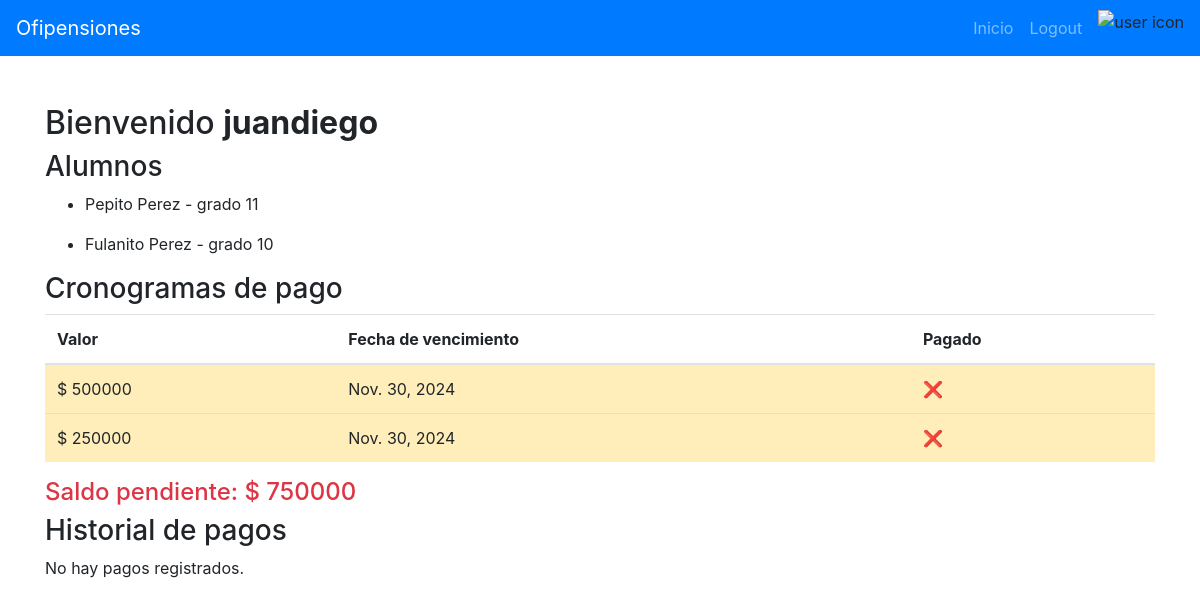
The page /account-balance/ (signed in) on the database as committed earlier.
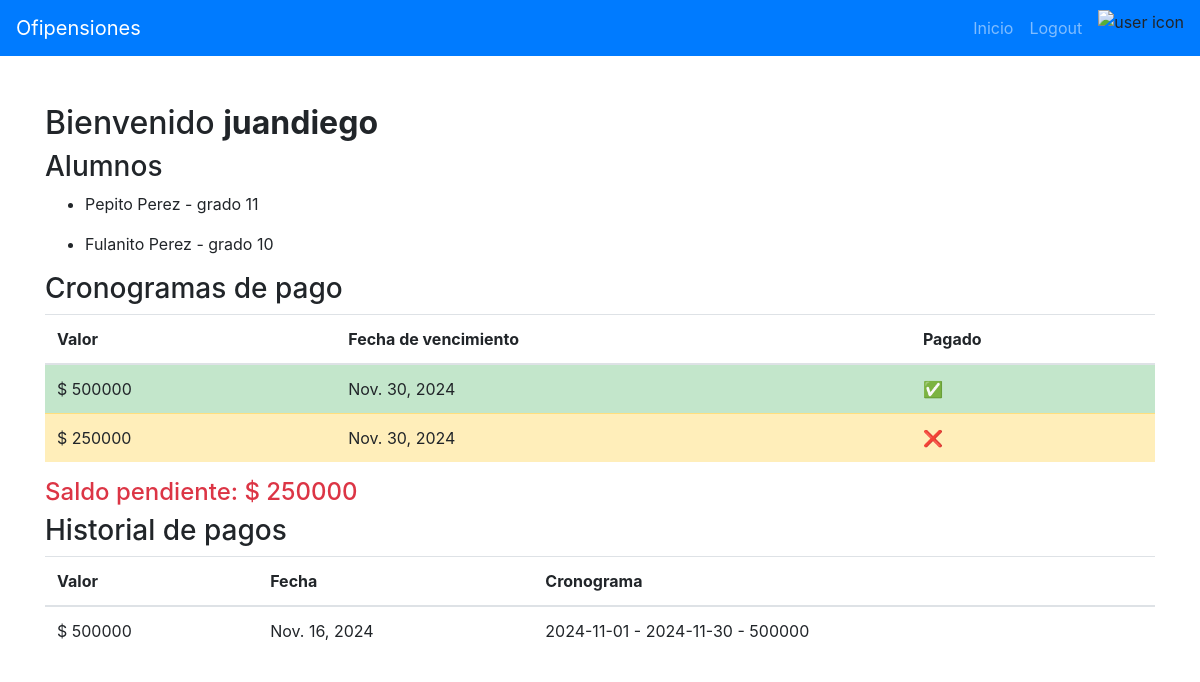
The same page on the database as committed later.
### account_manager/models.py (models this page shows, shortened)
class Estudiante(models.Model):
  estudiante_id = models.AutoField(primary_key=True)
  nombre = models.CharField(max_length=100)
  apellido = models.CharField(max_length=100)
  curso = models.ForeignKey(Curso, on_delete=models.CASCADE)
  padre = models.ForeignKey('User', related_name='padre', on_delete=models.DO_NOTHING)

class Curso(models.Model):
  curso_id = models.AutoField(primary_key=True)
  jornada = models.CharField(choices=[('M', 'Mañana'), ('T', 'Tarde'), ('N', 'Noche')], max_length=1)
  anio = models.IntegerField(default=datetime.now().year)
  grado = models.IntegerField()
  grupo = models.CharField(max_length=1, default='A')
  description = models.CharField(max_length=100)
  cronograma = models.ForeignKey(Cronograma, on_delete=models.CASCADE)

class Cronograma(models.Model):
  cronograma_id = models.AutoField(primary_key=True)
  mes = models.DateField(default=get_first_day_of_current_month)
  valor = models.DecimalField(max_digits=10, decimal_places=0)
  fecha_vencimiento = models.DateField(default=datetime.now)
  def __str__(self):
    return f'{self.mes} - {self.fecha_vencimiento} - {self.valor}'

class PagoCronograma(models.Model):
  id = models.AutoField(primary_key=True)
  padre = models.ForeignKey(User, on_delete=models.DO_NOTHING)
  cronograma = models.ForeignKey(Cronograma, on_delete=models.DO_NOTHING)
  fecha = models.DateField(default=datetime.now)

### account_manager/views.py (the view)
# urls.py: path('', views.account_balance, name='account_balance'),
def account_balance(request):
  parent = request.user
  students = Estudiante.objects.all()
  filtered_students = list(filter(lambda student: student.padre.username == parent.username, students))
  payment_shedules = list(map(lambda student: (student.curso.cronograma, student), filtered_students))
  payments = PagoCronograma.objects.filter(padre__username=parent.username)
  no_payments = Cronograma.objects.all().exclude(cronograma_id__in=list(map(lambda x: x.id, payments)))
  balance = 0
  for no_payment in no_payments:
    balance += no_payment.valor
  ctx = {
    'date': datetime.datetime.now().strftime('%B'),
    'estudiantes': filtered_students,
    'cronogramas': payment_shedules,
    'no_pagos': no_payments,
    'pagos': payments,
    'balance': balance
  }
  return render(request, context=ctx, template_name='account_balance.html')

### account_manager/templates/account_balance.html
{% extends "base_balance.html" %}
{% block content %}
<h2>Bienvenido <strong>{{user.username}}</strong></h1>
<h3>Alumnos</h3>
{% if estudiantes %}
  {% for estudiante in estudiantes %}
    <ul>
      <li>{{ estudiante.nombre }} {{ estudiante.apellido }} - grado {{ estudiante.curso.grado }}</li>
    </ul>
  {%endfor%}
{% else %}
  <p>No hay alumnos registrados a tu nombre.</p>
{% endif %}
<h3>Cronogramas de pago</h3>
{% if pagos or no_pagos %}
  <table class="table">
    <thead>
      <tr>
        <th>Valor</th>
        <th>Fecha de vencimiento</th>
        <th>Pagado</th>
      </tr>
    </thead>
    {% for pago_cronograma in pagos %}
      <tr class="table-success">
        <td>$ {{ pago_cronograma.cronograma.valor }} </td>
        <td>{{ pago_cronograma.cronograma.fecha_vencimiento }}</td>
        <td>✅</td>
      </tr>
    {%endfor%}
    {% for cronograma in no_pagos %}
      <tr class="table-warning">
        <td>$ {{ cronograma.valor }}</td>
        <td>{{ cronograma.fecha_vencimiento }}</td>
        <td>❌</td>
      </tr>
    {% endfor %}
  </table>
  <h4 class="text-danger">Saldo pendiente: $ {{ balance }}</h4>
{% else %}
  <p>No hay cronogramas por ser pagados.</p>
{% endif %}
<h3>Historial de pagos</h3>
{% if pagos %}
  <table class="table">
    <thead>
      <tr>
        <th>Valor</th>
        <th>Fecha</th>
        <th>Cronograma</th>
      </tr>
    </thead>
  {% for pago in pagos %}
    <tr>
      <td>$ {{ pago.cronograma.valor }}</td>
      <td>{{ pago.fecha }}</td>
      <td>{{ pago.cronograma }}</td>
    </tr>
  {%endfor%}
  </table>
{% else %}
  <p>No hay pagos registrados.</p>
{% endif %}
{% endblock %}

Rows that differ between the two databases and show on the page:
no longer on this page (row unchanged): Cronograma: valor "500000", fecha_vencimiento "Nov. 30, 2024"
added PagoCronograma: cronograma.valor "500000", cronograma.fecha_vencimiento "Nov. 30, 2024", fecha "Nov. 16, 2024", cronograma "2024-11-01 - 2024-11-30 - 500000"
Other text that changed with them:
{{ balance }}: "750000" → "250000"
text no longer shown: "No hay pagos registrados."
text now shown: "Valor Fecha Cronograma"
